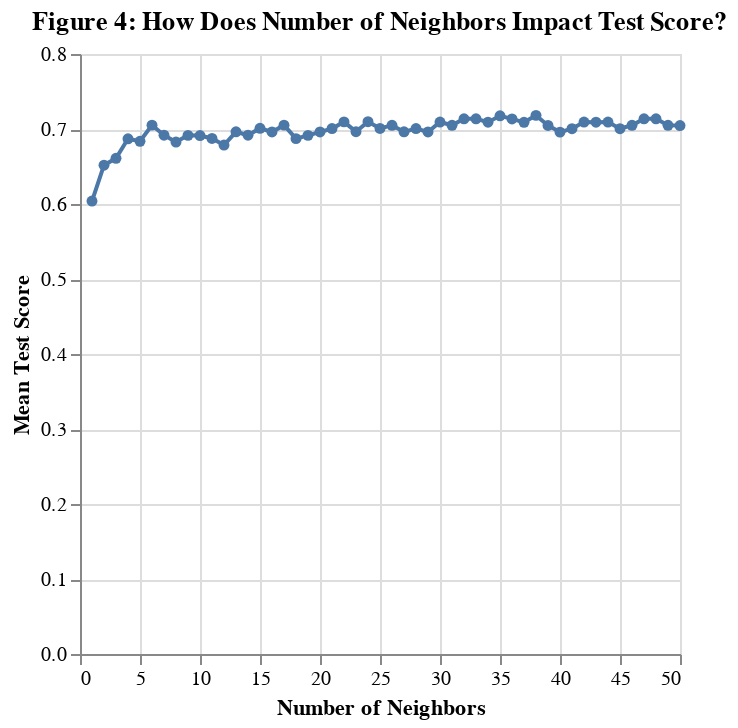

The notebook cell this image was saved under:
### Code cell
#Creates a dataframe out of the grid
heart_grid_df = pd.DataFrame(heart_grid.cv_results_)

#Creates a line plot out of the dataframe, using neighbors on the X and mean test score on the Y
grid_plot = alt.Chart(heart_grid_df, title="Figure 4: How Does Number of Neighbors Impact Test Score?").mark_line(point=True).encode(
    x=alt.X("param_kneighborsclassifier__n_neighbors").title("Number of Neighbors"),
    y=alt.Y("mean_test_score").title("Mean Test Score")
)

display(grid_plot)

### Figure 1 — Vega-Lite specification as saved in the notebook (floating-point values rounded to 4 significant figures)
{"config": {"view": {"continuousWidth": 300, "continuousHeight": 300}}, "data": {"name": "data-808afd2f2a99bfbcf430dae1603f54a9"}, "mark": {"type": "line", "point": true}, "encoding": {"x": {"field": "param_kneighborsclassifier__n_neighbors", "title": "Number of Neighbors", "type": "quantitative"}, "y": {"field": "mean_test_score", "title": "Mean Test Score", "type": "quantitative"}}, "title": "Figure 4: How Does Number of Neighbors Impact Test Score?", "$schema": "https://vega.github.io/schema/vega-lite/v5.8.0.json", "datasets": {"data-808afd2f2a99bfbcf430dae1603f54a9": [{"mean_fit_time": 0.004349, "std_fit_time": 0.002369, "mean_score_time": 0.003419, "std_score_time": 0.0001842, "param_kneighborsclassifier__n_neighbors": 1, "params": {"kneighborsclassifier__n_neighbors": 1}, "split0_test_score": 0.6087, "split1_test_score": 0.5652, "split2_test_score": 0.4783, "split3_test_score": 0.6087, "split4_test_score": 0.5652, "split5_test_score": 0.6957, "split6_test_score": 0.6087, "split7_test_score": 0.6364, "split8_test_score": 0.5, "split9_test_score": 0.7727, "mean_test_score": 0.604, "std_test_score": 0.08223, "rank_test_score": 50}, {"mean_fit_time": 0.003325, "std_fit_time": 3.569e-05, "mean_score_time": 0.003555, "std_score_time": 0.0006938, "param_kneighborsclassifier__n_neighbors": 2, "params": {"kneighborsclassifier__n_neighbors": 2}, "split0_test_score": 0.6087, "split1_test_score": 0.6522, "split2_test_score": 0.6087, "split3_test_score": 0.6087, "split4_test_score": 0.6522, "split5_test_score": 0.7826, "split6_test_score": 0.6957, "split7_test_score": 0.5909, "split8_test_score": 0.5455, "split9_test_score": 0.7727, "mean_test_score": 0.6518, "std_test_score": 0.07365, "rank_test_score": 49}, {"mean_fit_time": 0.003297, "std_fit_time": 3.232e-05, "mean_score_time": 0.003315, "std_score_time": 2.457e-05, "param_kneighborsclassifier__n_neighbors": 3, "params": {"kneighborsclassifier__n_neighbors": 3}, "split0_test_score": 0.6522, "split1_test_score": 0.7391, "split2_test_score": 0.5652, "split3_test_score": 0.6087, "split4_test_score": 0.6087, "split5_test_score": 0.7391, "split6_test_score": 0.6957, "split7_test_score": 0.6364, "split8_test_score": 0.6818, "split9_test_score": 0.6818, "mean_test_score": 0.6609, "std_test_score": 0.05441, "rank_test_score": 48}, {"mean_fit_time": 0.003371, "std_fit_time": 0.0002534, "mean_score_time": 0.003306, "std_score_time": 2.264e-05, "param_kneighborsclassifier__n_neighbors": 4, "params": {"kneighborsclassifier__n_neighbors": 4}, "split0_test_score": 0.6957, "split1_test_score": 0.6957, "split2_test_score": 0.6522, "split3_test_score": 0.6522, "split4_test_score": 0.6957, "split5_test_score": 0.7826, "split6_test_score": 0.6957, "split7_test_score": 0.6364, "split8_test_score": 0.6364, "split9_test_score": 0.7273, "mean_test_score": 0.687, "std_test_score": 0.04315, "rank_test_score": 44}, {"mean_fit_time": 0.003308, "std_fit_time": 6.215e-05, "mean_score_time": 0.00359, "std_score_time": 0.000855, "param_kneighborsclassifier__n_neighbors": 5, "params": {"kneighborsclassifier__n_neighbors": 5}, "split0_test_score": 0.6522, "split1_test_score": 0.7391, "split2_test_score": 0.5217, "split3_test_score": 0.5652, "split4_test_score": 0.6522, "split5_test_score": 0.7826, "split6_test_score": 0.6957, "split7_test_score": 0.7273, "split8_test_score": 0.8182, "split9_test_score": 0.6818, "mean_test_score": 0.6836, "std_test_score": 0.08674, "rank_test_score": 45}, {"mean_fit_time": 0.003288, "std_fit_time": 3.747e-05, "mean_score_time": 0.003319, "std_score_time": 1.227e-05, "param_kneighborsclassifier__n_neighbors": 6, "params": {"kneighborsclassifier__n_neighbors": 6}, "split0_test_score": 0.6522, "split1_test_score": 0.7826, "split2_test_score": 0.6087, "split3_test_score": 0.6087, "split4_test_score": 0.6957, "split5_test_score": 0.7826, "split6_test_score": 0.7391, "split7_test_score": 0.7273, "split8_test_score": 0.7273, "split9_test_score": 0.7273, "mean_test_score": 0.7051, "std_test_score": 0.06011, "rank_test_score": 16}, {"mean_fit_time": 0.003284, "std_fit_time": 3.771e-05, "mean_score_time": 0.003311, "std_score_time": 1.93e-05, "param_kneighborsclassifier__n_neighbors": 7, "params": {"kneighborsclassifier__n_neighbors": 7}, "split0_test_score": 0.6522, "split1_test_score": 0.7826, "split2_test_score": 0.5652, "split3_test_score": 0.6522, "split4_test_score": 0.6522, "split5_test_score": 0.7826, "split6_test_score": 0.7391, "split7_test_score": 0.6364, "split8_test_score": 0.7727, "split9_test_score": 0.6818, "mean_test_score": 0.6917, "std_test_score": 0.07013, "rank_test_score": 38}, {"mean_fit_time": 0.003287, "std_fit_time": 3.222e-05, "mean_score_time": 0.003316, "std_score_time": 2.628e-05, "param_kneighborsclassifier__n_neighbors": 8, "params": {"kneighborsclassifier__n_neighbors": 8}, "split0_test_score": 0.6522, "split1_test_score": 0.7391, "split2_test_score": 0.6087, "split3_test_score": 0.6957, "split4_test_score": 0.6522, "split5_test_score": 0.7391, "split6_test_score": 0.7391, "split7_test_score": 0.6364, "split8_test_score": 0.6818, "split9_test_score": 0.6818, "mean_test_score": 0.6826, "std_test_score": 0.04383, "rank_test_score": 46}, {"mean_fit_time": 0.006928, "std_fit_time": 0.01079, "mean_score_time": 0.003475, "std_score_time": 0.0001951, "param_kneighborsclassifier__n_neighbors": 9, "params": {"kneighborsclassifier__n_neighbors": 9}, "split0_test_score": 0.6522, "split1_test_score": 0.8261, "split2_test_score": 0.4348, "split3_test_score": 0.7391, "split4_test_score": 0.6087, "split5_test_score": 0.8261, "split6_test_score": 0.7826, "split7_test_score": 0.5909, "split8_test_score": 0.7727, "split9_test_score": 0.6818, "mean_test_score": 0.6915, "std_test_score": 0.1174, "rank_test_score": 40}, {"mean_fit_time": 0.004841, "std_fit_time": 0.004634, "mean_score_time": 0.003393, "std_score_time": 7.384e-05, "param_kneighborsclassifier__n_neighbors": 10, "params": {"kneighborsclassifier__n_neighbors": 10}, "split0_test_score": 0.6522, "split1_test_score": 0.7826, "split2_test_score": 0.5652, "split3_test_score": 0.7391, "split4_test_score": 0.6087, "split5_test_score": 0.8261, "split6_test_score": 0.7391, "split7_test_score": 0.5909, "split8_test_score": 0.7727, "split9_test_score": 0.6364, "mean_test_score": 0.6913, "std_test_score": 0.08664, "rank_test_score": 41}, {"mean_fit_time": 0.003285, "std_fit_time": 1.125e-05, "mean_score_time": 0.005711, "std_score_time": 0.006983, "param_kneighborsclassifier__n_neighbors": 11, "params": {"kneighborsclassifier__n_neighbors": 11}, "split0_test_score": 0.6522, "split1_test_score": 0.7391, "split2_test_score": 0.5217, "split3_test_score": 0.7391, "split4_test_score": 0.6087, "split5_test_score": 0.7826, "split6_test_score": 0.7391, "split7_test_score": 0.6364, "split8_test_score": 0.8182, "split9_test_score": 0.6364, "mean_test_score": 0.6874, "std_test_score": 0.08619, "rank_test_score": 42}, {"mean_fit_time": 0.003696, "std_fit_time": 0.001204, "mean_score_time": 0.003378, "std_score_time": 5.524e-05, "param_kneighborsclassifier__n_neighbors": 12, "params": {"kneighborsclassifier__n_neighbors": 12}, "split0_test_score": 0.6522, "split1_test_score": 0.6957, "split2_test_score": 0.4783, "split3_test_score": 0.7391, "split4_test_score": 0.6087, "split5_test_score": 0.8261, "split6_test_score": 0.6957, "split7_test_score": 0.6818, "split8_test_score": 0.7727, "split9_test_score": 0.6364, "mean_test_score": 0.6787, "std_test_score": 0.09076, "rank_test_score": 47}, {"mean_fit_time": 0.003303, "std_fit_time": 2.809e-05, "mean_score_time": 0.003404, "std_score_time": 5.111e-05, "param_kneighborsclassifier__n_neighbors": 13, "params": {"kneighborsclassifier__n_neighbors": 13}, "split0_test_score": 0.6522, "split1_test_score": 0.7826, "split2_test_score": 0.5217, "split3_test_score": 0.6957, "split4_test_score": 0.6087, "split5_test_score": 0.8696, "split6_test_score": 0.6957, "split7_test_score": 0.6818, "split8_test_score": 0.8182, "split9_test_score": 0.6364, "mean_test_score": 0.6962, "std_test_score": 0.09809, "rank_test_score": 31}, {"mean_fit_time": 0.003295, "std_fit_time": 1.423e-05, "mean_score_time": 0.007914, "std_score_time": 0.01349, "param_kneighborsclassifier__n_neighbors": 14, "params": {"kneighborsclassifier__n_neighbors": 14}, "split0_test_score": 0.6522, "split1_test_score": 0.7826, "split2_test_score": 0.5217, "split3_test_score": 0.6957, "split4_test_score": 0.6087, "split5_test_score": 0.8261, "split6_test_score": 0.7391, "split7_test_score": 0.6818, "split8_test_score": 0.7727, "split9_test_score": 0.6364, "mean_test_score": 0.6917, "std_test_score": 0.08698, "rank_test_score": 37}, {"mean_fit_time": 0.003972, "std_fit_time": 0.002068, "mean_score_time": 0.003389, "std_score_time": 4.567e-05, "param_kneighborsclassifier__n_neighbors": 15, "params": {"kneighborsclassifier__n_neighbors": 15}, "split0_test_score": 0.6522, "split1_test_score": 0.7826, "split2_test_score": 0.4783, "split3_test_score": 0.7391, "split4_test_score": 0.6087, "split5_test_score": 0.8261, "split6_test_score": 0.6957, "split7_test_score": 0.6818, "split8_test_score": 0.8636, "split9_test_score": 0.6818, "mean_test_score": 0.701, "std_test_score": 0.1056, "rank_test_score": 24}, {"mean_fit_time": 0.003288, "std_fit_time": 2.436e-05, "mean_score_time": 0.003397, "std_score_time": 5.573e-05, "param_kneighborsclassifier__n_neighbors": 16, "params": {"kneighborsclassifier__n_neighbors": 16}, "split0_test_score": 0.6522, "split1_test_score": 0.7826, "split2_test_score": 0.5217, "split3_test_score": 0.6522, "split4_test_score": 0.6522, "split5_test_score": 0.8261, "split6_test_score": 0.7826, "split7_test_score": 0.6364, "split8_test_score": 0.8182, "split9_test_score": 0.6364, "mean_test_score": 0.696, "std_test_score": 0.09492, "rank_test_score": 33}, {"mean_fit_time": 0.003306, "std_fit_time": 1.624e-05, "mean_score_time": 0.00343, "std_score_time": 7.962e-05, "param_kneighborsclassifier__n_neighbors": 17, "params": {"kneighborsclassifier__n_neighbors": 17}, "split0_test_score": 0.6522, "split1_test_score": 0.8261, "split2_test_score": 0.4783, "split3_test_score": 0.6957, "split4_test_score": 0.6522, "split5_test_score": 0.8696, "split6_test_score": 0.6957, "split7_test_score": 0.6818, "split8_test_score": 0.8636, "split9_test_score": 0.6364, "mean_test_score": 0.7051, "std_test_score": 0.1137, "rank_test_score": 16}, {"mean_fit_time": 0.003282, "std_fit_time": 9.139e-06, "mean_score_time": 0.003389, "std_score_time": 5.41e-05, "param_kneighborsclassifier__n_neighbors": 18, "params": {"kneighborsclassifier__n_neighbors": 18}, "split0_test_score": 0.6522, "split1_test_score": 0.8261, "split2_test_score": 0.4348, "split3_test_score": 0.6522, "split4_test_score": 0.6522, "split5_test_score": 0.8261, "split6_test_score": 0.7826, "split7_test_score": 0.6364, "split8_test_score": 0.7727, "split9_test_score": 0.6364, "mean_test_score": 0.6872, "std_test_score": 0.1129, "rank_test_score": 43}, {"mean_fit_time": 0.003286, "std_fit_time": 1.991e-05, "mean_score_time": 0.003407, "std_score_time": 4.766e-05, "param_kneighborsclassifier__n_neighbors": 19, "params": {"kneighborsclassifier__n_neighbors": 19}, "split0_test_score": 0.6522, "split1_test_score": 0.8261, "split2_test_score": 0.4783, "split3_test_score": 0.6522, "split4_test_score": 0.6087, "split5_test_score": 0.8696, "split6_test_score": 0.7826, "split7_test_score": 0.5909, "split8_test_score": 0.7727, "split9_test_score": 0.6818, "mean_test_score": 0.6915, "std_test_score": 0.1142, "rank_test_score": 39}, {"mean_fit_time": 0.003278, "std_fit_time": 1.017e-05, "mean_score_time": 0.003408, "std_score_time": 7.247e-05, "param_kneighborsclassifier__n_neighbors": 20, "params": {"kneighborsclassifier__n_neighbors": 20}, "split0_test_score": 0.6522, "split1_test_score": 0.8261, "split2_test_score": 0.4783, "split3_test_score": 0.6522, "split4_test_score": 0.6087, "split5_test_score": 0.8696, "split6_test_score": 0.7826, "split7_test_score": 0.6364, "split8_test_score": 0.7727, "split9_test_score": 0.6818, "mean_test_score": 0.696, "std_test_score": 0.1109, "rank_test_score": 33}, {"mean_fit_time": 0.003319, "std_fit_time": 8.687e-05, "mean_score_time": 0.01033, "std_score_time": 0.02082, "param_kneighborsclassifier__n_neighbors": 21, "params": {"kneighborsclassifier__n_neighbors": 21}, "split0_test_score": 0.6522, "split1_test_score": 0.8261, "split2_test_score": 0.4783, "split3_test_score": 0.6522, "split4_test_score": 0.6087, "split5_test_score": 0.8696, "split6_test_score": 0.7826, "split7_test_score": 0.6364, "split8_test_score": 0.8182, "split9_test_score": 0.6818, "mean_test_score": 0.7006, "std_test_score": 0.1148, "rank_test_score": 26}, {"mean_fit_time": 0.003298, "std_fit_time": 3.834e-05, "mean_score_time": 0.003391, "std_score_time": 2.278e-05, "param_kneighborsclassifier__n_neighbors": 22, "params": {"kneighborsclassifier__n_neighbors": 22}, "split0_test_score": 0.6522, "split1_test_score": 0.8261, "split2_test_score": 0.4783, "split3_test_score": 0.6522, "split4_test_score": 0.6522, "split5_test_score": 0.8696, "split6_test_score": 0.7826, "split7_test_score": 0.6818, "split8_test_score": 0.8182, "split9_test_score": 0.6818, "mean_test_score": 0.7095, "std_test_score": 0.1101, "rank_test_score": 9}, {"mean_fit_time": 0.003292, "std_fit_time": 3.164e-05, "mean_score_time": 0.003397, "std_score_time": 2.017e-05, "param_kneighborsclassifier__n_neighbors": 23, "params": {"kneighborsclassifier__n_neighbors": 23}, "split0_test_score": 0.6522, "split1_test_score": 0.8261, "split2_test_score": 0.5217, "split3_test_score": 0.6087, "split4_test_score": 0.6087, "split5_test_score": 0.8261, "split6_test_score": 0.7391, "split7_test_score": 0.6818, "split8_test_score": 0.8182, "split9_test_score": 0.6818, "mean_test_score": 0.6964, "std_test_score": 0.09928, "rank_test_score": 30}, {"mean_fit_time": 0.003298, "std_fit_time": 4.536e-05, "mean_score_time": 0.003386, "std_score_time": 2.629e-05, "param_kneighborsclassifier__n_neighbors": 24, "params": {"kneighborsclassifier__n_neighbors": 24}, "split0_test_score": 0.6522, "split1_test_score": 0.8261, "split2_test_score": 0.4783, "split3_test_score": 0.6522, "split4_test_score": 0.6522, "split5_test_score": 0.8261, "split6_test_score": 0.7826, "split7_test_score": 0.7273, "split8_test_score": 0.7727, "split9_test_score": 0.7273, "mean_test_score": 0.7097, "std_test_score": 0.1002, "rank_test_score": 8}, {"mean_fit_time": 0.003289, "std_fit_time": 3.297e-05, "mean_score_time": 0.003401, "std_score_time": 2.346e-05, "param_kneighborsclassifier__n_neighbors": 25, "params": {"kneighborsclassifier__n_neighbors": 25}, "split0_test_score": 0.6522, "split1_test_score": 0.8261, "split2_test_score": 0.4783, "split3_test_score": 0.6522, "split4_test_score": 0.6522, "split5_test_score": 0.8261, "split6_test_score": 0.7391, "split7_test_score": 0.7273, "split8_test_score": 0.8182, "split9_test_score": 0.6364, "mean_test_score": 0.7008, "std_test_score": 0.104, "rank_test_score": 25}, {"mean_fit_time": 0.003297, "std_fit_time": 3.568e-05, "mean_score_time": 0.003583, "std_score_time": 0.0005157, "param_kneighborsclassifier__n_neighbors": 26, "params": {"kneighborsclassifier__n_neighbors": 26}, "split0_test_score": 0.6522, "split1_test_score": 0.8261, "split2_test_score": 0.5217, "split3_test_score": 0.6957, "split4_test_score": 0.6522, "split5_test_score": 0.8261, "split6_test_score": 0.7391, "split7_test_score": 0.7273, "split8_test_score": 0.7727, "split9_test_score": 0.6364, "mean_test_score": 0.7049, "std_test_score": 0.08918, "rank_test_score": 18}, {"mean_fit_time": 0.003316, "std_fit_time": 5.345e-05, "mean_score_time": 0.003413, "std_score_time": 2.526e-05, "param_kneighborsclassifier__n_neighbors": 27, "params": {"kneighborsclassifier__n_neighbors": 27}, "split0_test_score": 0.6522, "split1_test_score": 0.8261, "split2_test_score": 0.4783, "split3_test_score": 0.6957, "split4_test_score": 0.6522, "split5_test_score": 0.8261, "split6_test_score": 0.6957, "split7_test_score": 0.6818, "split8_test_score": 0.8182, "split9_test_score": 0.6364, "mean_test_score": 0.6962, "std_test_score": 0.1019, "rank_test_score": 32}, {"mean_fit_time": 0.003311, "std_fit_time": 4.934e-05, "mean_score_time": 0.003417, "std_score_time": 2.362e-05, "param_kneighborsclassifier__n_neighbors": 28, "params": {"kneighborsclassifier__n_neighbors": 28}, "split0_test_score": 0.6522, "split1_test_score": 0.8261, "split2_test_score": 0.4783, "split3_test_score": 0.6957, "split4_test_score": 0.6522, "split5_test_score": 0.8261, "split6_test_score": 0.7391, "split7_test_score": 0.6818, "split8_test_score": 0.7727, "split9_test_score": 0.6818, "mean_test_score": 0.7006, "std_test_score": 0.09646, "rank_test_score": 26}, {"mean_fit_time": 0.003316, "std_fit_time": 4.423e-05, "mean_score_time": 0.003432, "std_score_time": 2.931e-05, "param_kneighborsclassifier__n_neighbors": 29, "params": {"kneighborsclassifier__n_neighbors": 29}, "split0_test_score": 0.6522, "split1_test_score": 0.8261, "split2_test_score": 0.4783, "split3_test_score": 0.6957, "split4_test_score": 0.6522, "split5_test_score": 0.8261, "split6_test_score": 0.7391, "split7_test_score": 0.6364, "split8_test_score": 0.8182, "split9_test_score": 0.6364, "mean_test_score": 0.696, "std_test_score": 0.1044, "rank_test_score": 33}, {"mean_fit_time": 0.003314, "std_fit_time": 5.242e-05, "mean_score_time": 0.00343, "std_score_time": 3.071e-05, "param_kneighborsclassifier__n_neighbors": 30, "params": {"kneighborsclassifier__n_neighbors": 30}, "split0_test_score": 0.6522, "split1_test_score": 0.8261, "split2_test_score": 0.4783, "split3_test_score": 0.6957, "split4_test_score": 0.6957, "split5_test_score": 0.8696, "split6_test_score": 0.7391, "split7_test_score": 0.6818, "split8_test_score": 0.8182, "split9_test_score": 0.6364, "mean_test_score": 0.7093, "std_test_score": 0.1073, "rank_test_score": 11}, {"mean_fit_time": 0.003308, "std_fit_time": 4.194e-05, "mean_score_time": 0.003443, "std_score_time": 2.416e-05, "param_kneighborsclassifier__n_neighbors": 31, "params": {"kneighborsclassifier__n_neighbors": 31}, "split0_test_score": 0.6522, "split1_test_score": 0.8261, "split2_test_score": 0.4783, "split3_test_score": 0.6522, "split4_test_score": 0.7391, "split5_test_score": 0.8696, "split6_test_score": 0.6957, "split7_test_score": 0.6818, "split8_test_score": 0.8182, "split9_test_score": 0.6364, "mean_test_score": 0.7049, "std_test_score": 0.1086, "rank_test_score": 18}, {"mean_fit_time": 0.003312, "std_fit_time": 4.729e-05, "mean_score_time": 0.003436, "std_score_time": 2.199e-05, "param_kneighborsclassifier__n_neighbors": 32, "params": {"kneighborsclassifier__n_neighbors": 32}, "split0_test_score": 0.6522, "split1_test_score": 0.7826, "split2_test_score": 0.4783, "split3_test_score": 0.7391, "split4_test_score": 0.7391, "split5_test_score": 0.8261, "split6_test_score": 0.7826, "split7_test_score": 0.6818, "split8_test_score": 0.8182, "split9_test_score": 0.6364, "mean_test_score": 0.7136, "std_test_score": 0.1003, "rank_test_score": 3}, {"mean_fit_time": 0.003313, "std_fit_time": 4.149e-05, "mean_score_time": 0.003465, "std_score_time": 5.582e-05, "param_kneighborsclassifier__n_neighbors": 33, "params": {"kneighborsclassifier__n_neighbors": 33}, "split0_test_score": 0.6522, "split1_test_score": 0.8261, "split2_test_score": 0.4783, "split3_test_score": 0.7391, "split4_test_score": 0.6957, "split5_test_score": 0.8261, "split6_test_score": 0.7826, "split7_test_score": 0.6818, "split8_test_score": 0.8182, "split9_test_score": 0.6364, "mean_test_score": 0.7136, "std_test_score": 0.104, "rank_test_score": 3}, {"mean_fit_time": 0.003329, "std_fit_time": 4.431e-05, "mean_score_time": 0.003452, "std_score_time": 4.84e-05, "param_kneighborsclassifier__n_neighbors": 34, "params": {"kneighborsclassifier__n_neighbors": 34}, "split0_test_score": 0.6522, "split1_test_score": 0.7826, "split2_test_score": 0.4783, "split3_test_score": 0.7391, "split4_test_score": 0.7391, "split5_test_score": 0.8261, "split6_test_score": 0.7826, "split7_test_score": 0.6818, "split8_test_score": 0.7727, "split9_test_score": 0.6364, "mean_test_score": 0.7091, "std_test_score": 0.09639, "rank_test_score": 14}, {"mean_fit_time": 0.003323, "std_fit_time": 6.428e-05, "mean_score_time": 0.003486, "std_score_time": 5.959e-05, "param_kneighborsclassifier__n_neighbors": 35, "params": {"kneighborsclassifier__n_neighbors": 35}, "split0_test_score": 0.6522, "split1_test_score": 0.8261, "split2_test_score": 0.5217, "split3_test_score": 0.7391, "split4_test_score": 0.7391, "split5_test_score": 0.8696, "split6_test_score": 0.7826, "split7_test_score": 0.6364, "split8_test_score": 0.7727, "split9_test_score": 0.6364, "mean_test_score": 0.7176, "std_test_score": 0.09945, "rank_test_score": 2}, {"mean_fit_time": 0.003311, "std_fit_time": 5.266e-05, "mean_score_time": 0.003461, "std_score_time": 6.47e-05, "param_kneighborsclassifier__n_neighbors": 36, "params": {"kneighborsclassifier__n_neighbors": 36}, "split0_test_score": 0.6522, "split1_test_score": 0.7826, "split2_test_score": 0.5217, "split3_test_score": 0.7391, "split4_test_score": 0.6957, "split5_test_score": 0.8696, "split6_test_score": 0.7826, "split7_test_score": 0.6818, "split8_test_score": 0.7727, "split9_test_score": 0.6364, "mean_test_score": 0.7134, "std_test_score": 0.09267, "rank_test_score": 7}, {"mean_fit_time": 0.003324, "std_fit_time": 6.145e-05, "mean_score_time": 0.003483, "std_score_time": 6.118e-05, "param_kneighborsclassifier__n_neighbors": 37, "params": {"kneighborsclassifier__n_neighbors": 37}, "split0_test_score": 0.6522, "split1_test_score": 0.8261, "split2_test_score": 0.5217, "split3_test_score": 0.6957, "split4_test_score": 0.6957, "split5_test_score": 0.8696, "split6_test_score": 0.7826, "split7_test_score": 0.6364, "split8_test_score": 0.7727, "split9_test_score": 0.6364, "mean_test_score": 0.7089, "std_test_score": 0.09908, "rank_test_score": 15}, {"mean_fit_time": 0.003309, "std_fit_time": 6.067e-05, "mean_score_time": 0.003454, "std_score_time": 3.533e-05, "param_kneighborsclassifier__n_neighbors": 38, "params": {"kneighborsclassifier__n_neighbors": 38}, "split0_test_score": 0.6522, "split1_test_score": 0.8261, "split2_test_score": 0.5217, "split3_test_score": 0.6957, "split4_test_score": 0.6522, "split5_test_score": 0.8696, "split6_test_score": 0.7826, "split7_test_score": 0.6818, "split8_test_score": 0.8182, "split9_test_score": 0.6818, "mean_test_score": 0.7182, "std_test_score": 0.09958, "rank_test_score": 1}, {"mean_fit_time": 0.003301, "std_fit_time": 3.974e-05, "mean_score_time": 0.003457, "std_score_time": 2.869e-05, "param_kneighborsclassifier__n_neighbors": 39, "params": {"kneighborsclassifier__n_neighbors": 39}, "split0_test_score": 0.6522, "split1_test_score": 0.8261, "split2_test_score": 0.5217, "split3_test_score": 0.6522, "split4_test_score": 0.6522, "split5_test_score": 0.913, "split6_test_score": 0.7391, "split7_test_score": 0.6818, "split8_test_score": 0.7727, "split9_test_score": 0.6364, "mean_test_score": 0.7047, "std_test_score": 0.1053, "rank_test_score": 22}, {"mean_fit_time": 0.003349, "std_fit_time": 7.445e-05, "mean_score_time": 0.004249, "std_score_time": 0.001818, "param_kneighborsclassifier__n_neighbors": 40, "params": {"kneighborsclassifier__n_neighbors": 40}, "split0_test_score": 0.6522, "split1_test_score": 0.8261, "split2_test_score": 0.5217, "split3_test_score": 0.6522, "split4_test_score": 0.6522, "split5_test_score": 0.8696, "split6_test_score": 0.7391, "split7_test_score": 0.6818, "split8_test_score": 0.7273, "split9_test_score": 0.6364, "mean_test_score": 0.6958, "std_test_score": 0.09475, "rank_test_score": 36}, {"mean_fit_time": 0.003302, "std_fit_time": 3.035e-05, "mean_score_time": 0.003488, "std_score_time": 5.049e-05, "param_kneighborsclassifier__n_neighbors": 41, "params": {"kneighborsclassifier__n_neighbors": 41}, "split0_test_score": 0.6522, "split1_test_score": 0.8261, "split2_test_score": 0.5217, "split3_test_score": 0.6522, "split4_test_score": 0.6957, "split5_test_score": 0.8261, "split6_test_score": 0.7391, "split7_test_score": 0.6818, "split8_test_score": 0.7727, "split9_test_score": 0.6364, "mean_test_score": 0.7004, "std_test_score": 0.08909, "rank_test_score": 29}, {"mean_fit_time": 0.003375, "std_fit_time": 0.0002685, "mean_score_time": 0.003475, "std_score_time": 5.43e-05, "param_kneighborsclassifier__n_neighbors": 42, "params": {"kneighborsclassifier__n_neighbors": 42}, "split0_test_score": 0.6522, "split1_test_score": 0.8261, "split2_test_score": 0.5217, "split3_test_score": 0.6522, "split4_test_score": 0.6522, "split5_test_score": 0.8696, "split6_test_score": 0.7826, "split7_test_score": 0.7273, "split8_test_score": 0.7727, "split9_test_score": 0.6364, "mean_test_score": 0.7093, "std_test_score": 0.09967, "rank_test_score": 11}, {"mean_fit_time": 0.00329, "std_fit_time": 1.849e-05, "mean_score_time": 0.00347, "std_score_time": 4.87e-05, "param_kneighborsclassifier__n_neighbors": 43, "params": {"kneighborsclassifier__n_neighbors": 43}, "split0_test_score": 0.6522, "split1_test_score": 0.8261, "split2_test_score": 0.5217, "split3_test_score": 0.6522, "split4_test_score": 0.6957, "split5_test_score": 0.8696, "split6_test_score": 0.7826, "split7_test_score": 0.6364, "split8_test_score": 0.8182, "split9_test_score": 0.6364, "mean_test_score": 0.7091, "std_test_score": 0.1044, "rank_test_score": 13}, {"mean_fit_time": 0.003287, "std_fit_time": 1.527e-05, "mean_score_time": 0.003507, "std_score_time": 7.694e-05, "param_kneighborsclassifier__n_neighbors": 44, "params": {"kneighborsclassifier__n_neighbors": 44}, "split0_test_score": 0.6522, "split1_test_score": 0.8261, "split2_test_score": 0.5217, "split3_test_score": 0.6522, "split4_test_score": 0.6522, "split5_test_score": 0.8696, "split6_test_score": 0.7826, "split7_test_score": 0.6818, "split8_test_score": 0.8182, "split9_test_score": 0.6364, "mean_test_score": 0.7093, "std_test_score": 0.1037, "rank_test_score": 10}, {"mean_fit_time": 0.003291, "std_fit_time": 1.456e-05, "mean_score_time": 0.00349, "std_score_time": 6.571e-05, "param_kneighborsclassifier__n_neighbors": 45, "params": {"kneighborsclassifier__n_neighbors": 45}, "split0_test_score": 0.6522, "split1_test_score": 0.7826, "split2_test_score": 0.5217, "split3_test_score": 0.6522, "split4_test_score": 0.6522, "split5_test_score": 0.8696, "split6_test_score": 0.7826, "split7_test_score": 0.6364, "split8_test_score": 0.8182, "split9_test_score": 0.6364, "mean_test_score": 0.7004, "std_test_score": 0.1015, "rank_test_score": 28}, {"mean_fit_time": 0.003277, "std_fit_time": 1.579e-05, "mean_score_time": 0.00348, "std_score_time": 5.184e-05, "param_kneighborsclassifier__n_neighbors": 46, "params": {"kneighborsclassifier__n_neighbors": 46}, "split0_test_score": 0.6522, "split1_test_score": 0.7826, "split2_test_score": 0.5217, "split3_test_score": 0.6522, "split4_test_score": 0.6522, "split5_test_score": 0.8696, "split6_test_score": 0.7826, "split7_test_score": 0.6818, "split8_test_score": 0.8182, "split9_test_score": 0.6364, "mean_test_score": 0.7049, "std_test_score": 0.09957, "rank_test_score": 18}, {"mean_fit_time": 0.003289, "std_fit_time": 1.876e-05, "mean_score_time": 0.00349, "std_score_time": 5.61e-05, "param_kneighborsclassifier__n_neighbors": 47, "params": {"kneighborsclassifier__n_neighbors": 47}, "split0_test_score": 0.6522, "split1_test_score": 0.7826, "split2_test_score": 0.5217, "split3_test_score": 0.6522, "split4_test_score": 0.7391, "split5_test_score": 0.8696, "split6_test_score": 0.7826, "split7_test_score": 0.6818, "split8_test_score": 0.8182, "split9_test_score": 0.6364, "mean_test_score": 0.7136, "std_test_score": 0.09837, "rank_test_score": 3}, {"mean_fit_time": 0.003293, "std_fit_time": 1.939e-05, "mean_score_time": 0.003504, "std_score_time": 6.123e-05, "param_kneighborsclassifier__n_neighbors": 48, "params": {"kneighborsclassifier__n_neighbors": 48}, "split0_test_score": 0.6522, "split1_test_score": 0.7826, "split2_test_score": 0.5217, "split3_test_score": 0.6522, "split4_test_score": 0.7391, "split5_test_score": 0.8696, "split6_test_score": 0.7826, "split7_test_score": 0.6818, "split8_test_score": 0.8182, "split9_test_score": 0.6364, "mean_test_score": 0.7136, "std_test_score": 0.09837, "rank_test_score": 3}, {"mean_fit_time": 0.003294, "std_fit_time": 3.004e-05, "mean_score_time": 0.00351, "std_score_time": 6.472e-05, "param_kneighborsclassifier__n_neighbors": 49, "params": {"kneighborsclassifier__n_neighbors": 49}, "split0_test_score": 0.6522, "split1_test_score": 0.7826, "split2_test_score": 0.5217, "split3_test_score": 0.6522, "split4_test_score": 0.6957, "split5_test_score": 0.8696, "split6_test_score": 0.7391, "split7_test_score": 0.6818, "split8_test_score": 0.8182, "split9_test_score": 0.6364, "mean_test_score": 0.7049, "std_test_score": 0.0957, "rank_test_score": 18}, {"mean_fit_time": 0.003293, "std_fit_time": 1.807e-05, "mean_score_time": 0.003493, "std_score_time": 5.902e-05, "param_kneighborsclassifier__n_neighbors": 50, "params": {"kneighborsclassifier__n_neighbors": 50}, "split0_test_score": 0.6522, "split1_test_score": 0.7826, "split2_test_score": 0.5217, "split3_test_score": 0.6522, "split4_test_score": 0.7391, "split5_test_score": 0.8696, "split6_test_score": 0.7826, "split7_test_score": 0.6364, "split8_test_score": 0.7727, "split9_test_score": 0.6364, "mean_test_score": 0.7045, "std_test_score": 0.09668, "rank_test_score": 23}]}}
